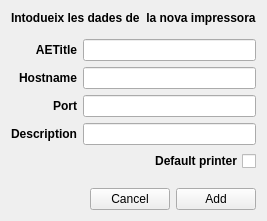
<?xml version="1.0" encoding="UTF-8"?>
<ui version="4.0">
 <class>QDicomAddPrinterWidgetBase</class>
 <widget class="QWidget" name="QDicomAddPrinterWidgetBase">
  <property name="windowModality">
   <enum>Qt::ApplicationModal</enum>
  </property>
  <property name="geometry">
   <rect>
    <x>0</x>
    <y>0</y>
    <width>260</width>
    <height>221</height>
   </rect>
  </property>
  <layout class="QVBoxLayout" name="verticalLayout">
   <item>
    <widget class="QLabel" name="m_titleLabel">
     <property name="font">
      <font>
       <weight>75</weight>
       <bold>true</bold>
       <kerning>true</kerning>
      </font>
     </property>
     <property name="styleSheet">
      <string notr="true"/>
     </property>
     <property name="text">
      <string>Intodueix les dades de  la nova impressora</string>
     </property>
    </widget>
   </item>
   <item>
    <layout class="QGridLayout" name="gridLayout">
     <property name="topMargin">
      <number>8</number>
     </property>
     <property name="bottomMargin">
      <number>8</number>
     </property>
     <item row="0" column="0">
      <widget class="QLabel" name="m_printerAetitleLabel">
       <property name="enabled">
        <bool>true</bool>
       </property>
       <property name="font">
        <font>
         <weight>75</weight>
         <bold>true</bold>
        </font>
       </property>
       <property name="text">
        <string>AETitle</string>
       </property>
       <property name="alignment">
        <set>Qt::AlignRight|Qt::AlignTrailing|Qt::AlignVCenter</set>
       </property>
      </widget>
     </item>
     <item row="0" column="1">
      <widget class="QLineEdit" name="m_printerAetitleLineEdit"/>
     </item>
     <item row="1" column="0">
      <widget class="QLabel" name="m_printerHostnameLabel">
       <property name="font">
        <font>
         <weight>75</weight>
         <bold>true</bold>
        </font>
       </property>
       <property name="text">
        <string>Hostname</string>
       </property>
       <property name="alignment">
        <set>Qt::AlignRight|Qt::AlignTrailing|Qt::AlignVCenter</set>
       </property>
      </widget>
     </item>
     <item row="1" column="1">
      <widget class="QLineEdit" name="m_printerHostnameLineEdit"/>
     </item>
     <item row="2" column="0">
      <widget class="QLabel" name="m_printerPortLabel">
       <property name="font">
        <font>
         <weight>75</weight>
         <bold>true</bold>
        </font>
       </property>
       <property name="text">
        <string>Port</string>
       </property>
       <property name="alignment">
        <set>Qt::AlignRight|Qt::AlignTrailing|Qt::AlignVCenter</set>
       </property>
      </widget>
     </item>
     <item row="2" column="1">
      <widget class="QLineEdit" name="m_printerPortLineEdit"/>
     </item>
     <item row="3" column="0">
      <widget class="QLabel" name="m_printerDescriptionLabel">
       <property name="font">
        <font>
         <weight>75</weight>
         <bold>true</bold>
        </font>
       </property>
       <property name="text">
        <string>Description</string>
       </property>
       <property name="alignment">
        <set>Qt::AlignRight|Qt::AlignTrailing|Qt::AlignVCenter</set>
       </property>
      </widget>
     </item>
     <item row="3" column="1">
      <widget class="QLineEdit" name="m_printerDescriptionLineEdit"/>
     </item>
     <item row="4" column="0" colspan="2">
      <widget class="QCheckBox" name="m_printerDefaultPrinterCheckBox">
       <property name="font">
        <font>
         <weight>75</weight>
         <bold>true</bold>
        </font>
       </property>
       <property name="layoutDirection">
        <enum>Qt::RightToLeft</enum>
       </property>
       <property name="text">
        <string>Default printer</string>
       </property>
      </widget>
     </item>
    </layout>
   </item>
   <item>
    <spacer name="verticalSpacer">
     <property name="orientation">
      <enum>Qt::Vertical</enum>
     </property>
     <property name="sizeHint" stdset="0">
      <size>
       <width>20</width>
       <height>40</height>
      </size>
     </property>
    </spacer>
   </item>
   <item>
    <layout class="QHBoxLayout" name="horizontalLayout">
     <item>
      <spacer name="horizontalSpacer">
       <property name="orientation">
        <enum>Qt::Horizontal</enum>
       </property>
       <property name="sizeHint" stdset="0">
        <size>
         <width>218</width>
         <height>20</height>
        </size>
       </property>
      </spacer>
     </item>
     <item>
      <widget class="QPushButton" name="m_cancelButton">
       <property name="text">
        <string>Cancel</string>
       </property>
      </widget>
     </item>
     <item>
      <widget class="QPushButton" name="m_addButton">
       <property name="text">
        <string>Add</string>
       </property>
      </widget>
     </item>
    </layout>
   </item>
  </layout>
 </widget>
 <tabstops>
  <tabstop>m_printerAetitleLineEdit</tabstop>
  <tabstop>m_printerHostnameLineEdit</tabstop>
  <tabstop>m_printerPortLineEdit</tabstop>
  <tabstop>m_printerDescriptionLineEdit</tabstop>
  <tabstop>m_printerDefaultPrinterCheckBox</tabstop>
  <tabstop>m_cancelButton</tabstop>
  <tabstop>m_addButton</tabstop>
 </tabstops>
 <resources>
  <include location="../../../main/main.qrc"/>
 </resources>
 <connections/>
</ui>
